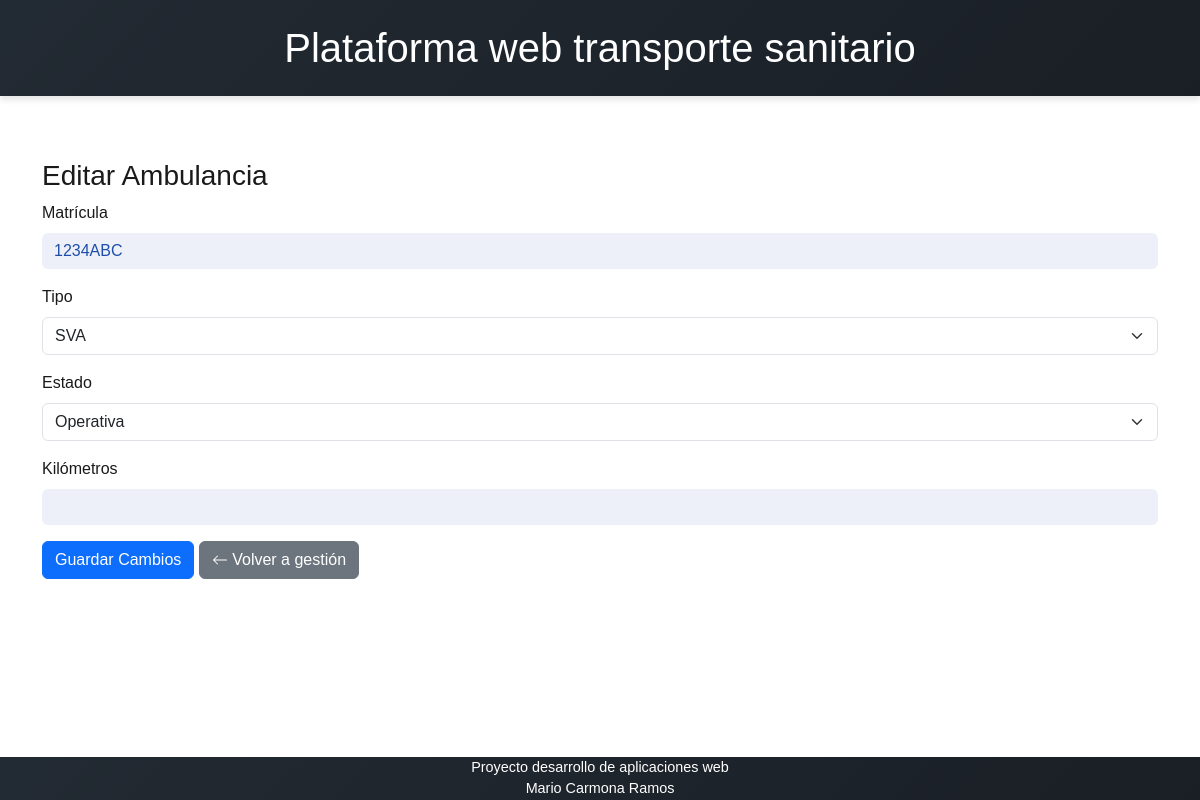
The page /sanitrans/php/editar_ambulancia.php?id=1 on the database its author committed.
### tables this page shows
CREATE TABLE `ambulancias` (
  `id` int(10) UNSIGNED NOT NULL,
  `matricula` varchar(10) NOT NULL,
  `tipo` enum('SVA','SVB','Convencional') NOT NULL,
  `estado` enum('Operativa','En mantenimiento','Fuera de servicio') NOT NULL DEFAULT 'Operativa'
);

### sanitrans/php/controller.php (called while the page is built, shortened)
<?php
function conectarDB()
{
    $host = "localhost";
    $usuario = "root";
    $password = "";
    $base_de_datos = "sanitrans";
    try {
        $pdo = new PDO("mysql:host=$host;dbname=$base_de_datos;charset=utf8", $usuario, $password);
        $pdo->setAttribute(PDO::ATTR_ERRMODE, PDO::ERRMODE_EXCEPTION);
        return $pdo;
    } catch (PDOException $e) {
        die("Error en la conexión: " . $e->getMessage());
    }
}
function obtenerAmbulanciaPorId($id)
{
    $pdo = conectarDB();
    $stmt = $pdo->prepare("SELECT * FROM ambulancias WHERE id = :id");
    $stmt->execute(['id' => $id]);
    return $stmt->fetch(PDO::FETCH_ASSOC);
}

### sanitrans/php/editar_ambulancia.php (the view, shortened to what this page needs)
<?php
include 'controller.php';
$id = $_GET['id'];
$ambulancia = obtenerAmbulanciaPorId($id);
?>
<!DOCTYPE html>
<html lang="es">
<head>
    <link href="https://cdn.jsdelivr.net/npm/bootstrap@5.3.0/dist/css/bootstrap.min.css" rel="stylesheet">
    <link rel="stylesheet" href="/sanitrans\css\Estilo.css">
</head>
<body>
    <header class="container h-25 mw-100 p-3">
        <h1 class="m-2">Plataforma web transporte sanitario</h1>
    </header>
    <div class="container mt-5">
        <h3>Editar Ambulancia</h3>
        <form method="POST">
            <div class="mb-3">
                <label for="matricula" class="form-label">Matrícula</label>
                <input type="text" class="form-control" id="matricula" name="matricula" value="<?php echo $ambulancia['matricula']; ?>" required>
            </div>
            <div class="mb-3">
                <label for="tipo" class="form-label">Tipo</label>
                <select class="form-select" id="tipo" name="tipo" required>
                    <option value="SVA" <?php echo ($ambulancia['tipo'] == 'SVA') ? 'selected' : ''; ?>>SVA</option>
                </select>
            </div>
            <div class="mb-3">
                <label for="estado" class="form-label">Estado</label>
                <select class="form-select" id="estado" name="estado" required>
                    <option value="Operativa" <?php echo ($ambulancia['estado'] == 'Operativa') ? 'selected' : ''; ?>>Operativa</option>
                </select>
            </div>
            <div class="mb-3">
                <label for="kilometros" class="form-label">Kilómetros</label>
                <input type="number" class="form-control" id="kilometros" name="kilometros" value="<?php echo $ambulancia['kilometros']; ?>" required>
            </div>
            <button type="submit" class="btn btn-primary mb-3">Guardar Cambios</button>
            <a href="gestion_ambulancias.php" class="btn btn-secondary mb-3">
                <svg xmlns="http://www.w3.org/2000/svg" width="16" height="16" fill="currentColor" class="bi bi-arrow-left" viewBox="0 0 16 16">
                    <path fill-rule="evenodd" d="M15 8a.5.5 0 0 0-.5-.5H2.707l3.147-3.146a.5.5 0 1 0-.708-.708l-4 4a.5.5 0 0 0 0 .708l4 4a.5.5 0 0 0 .708-.708L2.707 8.5H14.5A.5.5 0 0 0 15 8" />
                </svg>
                Volver a gestión
            </a>
        </form>
    </div>
    <footer>
        Proyecto desarrollo de aplicaciones web<br>
        Mario Carmona Ramos
    </footer>
</body>
</html>

### sanitrans/css/Estilo.css (style rules this page uses)
body { font-family: Arial, sans-serif; margin: 0; padding: 0; display: flex; flex-direction: column; min-height: 100vh; background: white; color: rgb(27, 26, 26); }
header { background: linear-gradient(135deg, #222A33, #1a1f25); padding: 20px; text-align: center; box-shadow: 0 4px 6px rgba(0, 0, 0, 0.1); font-size: 2em; font-weight: bold; color: white; position:relative; width: 100%; height: 80px; margin-bottom: 15px; }
footer { background: linear-gradient(135deg, #222A33, #1a1f25); padding: 0px; text-align: center; font-size: 0.9em; color: white; margin-top: auto; }
.form-control { background: rgba(89, 105, 197, 0.1); border: none; color: rgb(30, 78, 168); }

### rows shown on the page
ambulancias: matricula "1234ABC", tipo "SVA", estado "Operativa"
